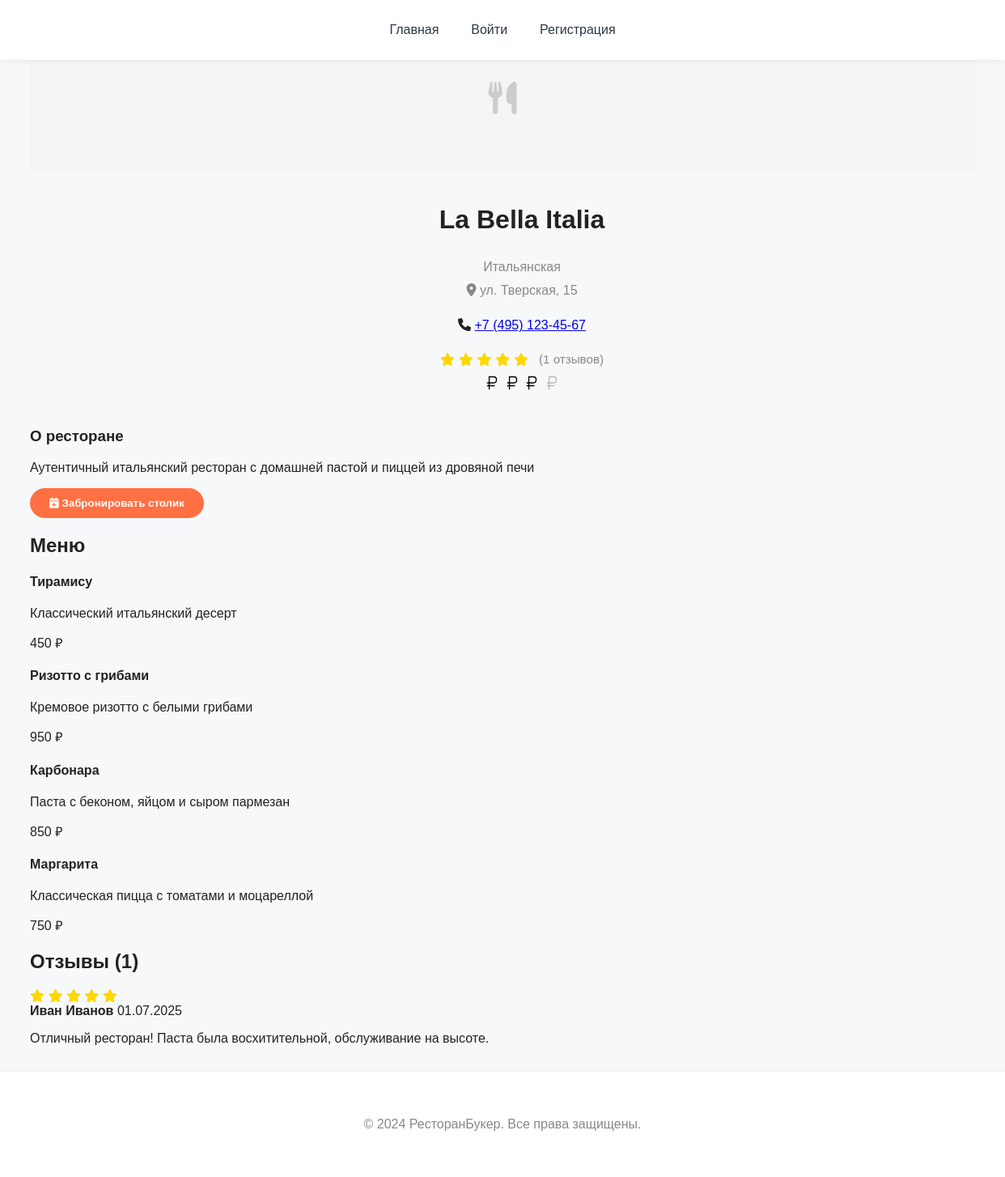
Screenshot of /restaurant.php?id=1 with the database file from the repository.
### tables this page shows
CREATE TABLE restaurants (
    id INT AUTO_INCREMENT PRIMARY KEY,
    name VARCHAR(255) NOT NULL,
    description TEXT,
    address VARCHAR(500) NOT NULL,
    phone VARCHAR(20),
    email VARCHAR(255),
    website VARCHAR(255),
    cuisine_id INT,
    price_range ENUM('1', '2', '3', '4') DEFAULT '2',
    image VARCHAR(255),
    admin_id INT,
    is_active BOOLEAN DEFAULT TRUE,
    created_at TIMESTAMP DEFAULT CURRENT_TIMESTAMP,
    updated_at TIMESTAMP DEFAULT CURRENT_TIMESTAMP ON UPDATE CURRENT_TIMESTAMP,
    FOREIGN KEY (cuisine_id) REFERENCES cuisines(id),
    FOREIGN KEY (admin_id) REFERENCES users(id)
);

CREATE TABLE cuisines (
    id INT AUTO_INCREMENT PRIMARY KEY,
    name VARCHAR(100) NOT NULL,
    description TEXT,
    created_at TIMESTAMP DEFAULT CURRENT_TIMESTAMP
);

CREATE TABLE menu_items (
    id INT AUTO_INCREMENT PRIMARY KEY,
    restaurant_id INT NOT NULL,
    name VARCHAR(255) NOT NULL,
    description TEXT,
    price DECIMAL(10,2) NOT NULL,
    category VARCHAR(100),
    is_available BOOLEAN DEFAULT TRUE,
    created_at TIMESTAMP DEFAULT CURRENT_TIMESTAMP,
    FOREIGN KEY (restaurant_id) REFERENCES restaurants(id) ON DELETE CASCADE
);

CREATE TABLE reviews (
    id INT AUTO_INCREMENT PRIMARY KEY,
    user_id INT NOT NULL,
    restaurant_id INT NOT NULL,
    rating INT NOT NULL CHECK (rating >= 1 AND rating <= 5),
    comment TEXT,
    created_at TIMESTAMP DEFAULT CURRENT_TIMESTAMP,
    FOREIGN KEY (user_id) REFERENCES users(id),
    FOREIGN KEY (restaurant_id) REFERENCES restaurants(id)
);

CREATE TABLE users (
    id INT AUTO_INCREMENT PRIMARY KEY,
    email VARCHAR(255) UNIQUE NOT NULL,
    password VARCHAR(255) NOT NULL,
    name VARCHAR(255) NOT NULL,
    phone VARCHAR(20),
    role ENUM('user', 'admin', 'restaurant_admin') DEFAULT 'user',
    created_at TIMESTAMP DEFAULT CURRENT_TIMESTAMP,
    updated_at TIMESTAMP DEFAULT CURRENT_TIMESTAMP ON UPDATE CURRENT_TIMESTAMP
);

### includes/functions.php (called while the page is built, shortened)
<?php
require_once __DIR__ . '/../config/database.php';
function getRestaurantById($id) {
    $sql = "SELECT r.*, c.name as cuisine_name,
            COALESCE(AVG(rev.rating), 0) as rating,
            COUNT(rev.id) as rating_count
            FROM restaurants r
            LEFT JOIN cuisines c ON r.cuisine_id = c.id
            LEFT JOIN reviews rev ON r.id = rev.restaurant_id
            WHERE r.id = ?
            GROUP BY r.id";
    $stmt = executeQuery($sql, [$id]);
    return $stmt->fetch();
}
function getRestaurantReviews($restaurantId) {
    $sql = "SELECT r.*, u.name as user_name
            FROM reviews r
            JOIN users u ON r.user_id = u.id
            WHERE r.restaurant_id = ?
            ORDER BY r.created_at DESC";
    $stmt = executeQuery($sql, [$restaurantId]);
    return $stmt->fetchAll();
}
function getRestaurantMenu($restaurantId) {
    $sql = "SELECT * FROM menu_items WHERE restaurant_id = ? ORDER BY category, name";
    $stmt = executeQuery($sql, [$restaurantId]);
    return $stmt->fetchAll();
}
function formatDate($date) {
    return date('d.m.Y', strtotime($date));
}

### config/database.php (called while the page is built, shortened)
<?php
try {
    $pdo = new PDO(
        "mysql:host=" . DB_HOST . ";dbname=" . DB_NAME . ";charset=utf8mb4",
        DB_USER,
        DB_PASS,
        [
            PDO::ATTR_ERRMODE => PDO::ERRMODE_EXCEPTION,
            PDO::ATTR_DEFAULT_FETCH_MODE => PDO::FETCH_ASSOC,
            PDO::ATTR_EMULATE_PREPARES => false
        ]
    );
} catch (PDOException $e) {
    die("Ошибка подключения к базе данных: " . $e->getMessage());
}
function executeQuery($sql, $params = []) {
    global $pdo;
    try {
        $stmt = $pdo->prepare($sql);
        $stmt->execute($params);
        return $stmt;
    } catch (PDOException $e) {
        die("Ошибка выполнения запроса: " . $e->getMessage());
    }
}

### public/restaurant.php (the view, shortened to what this page needs)
<?php
    require_once __DIR__ . '/../config/database.php';
    require_once __DIR__ . '/../includes/functions.php';
    $restaurant_id = $_GET['id'] ?? 0;
    $restaurant = getRestaurantById($restaurant_id);
    $reviews = getRestaurantReviews($restaurant_id);
    $menu = getRestaurantMenu($restaurant_id);
    include __DIR__ . '/../includes/header.php';
?>
<!DOCTYPE html>
<html lang="ru">
<head>
    <link rel="stylesheet" href="assets/css/style.css">
    <link rel="stylesheet" href="assets/css/header.css">
    <link rel="stylesheet" href="assets/css/footer.css">
    <link href="https://cdnjs.cloudflare.com/ajax/libs/font-awesome/6.0.0/css/all.min.css" rel="stylesheet">
</head>
<body>
    <main>
        <div class="container">
            <div class="restaurant-detail">
                <div class="restaurant-header">
                    <div class="restaurant-image">
                        <?php if ($restaurant['image']): ?>
                            <img src="uploads/restaurants/<?= htmlspecialchars($restaurant['image']) ?>" alt="<?= htmlspecialchars($restaurant['name']) ?>">
                        <?php else: ?>
                            <div class="no-image">
                                <i class="fas fa-utensils"></i>
                            </div>
                        <?php endif; ?>
                    </div>
                    <div class="restaurant-info">
                        <h1><?= htmlspecialchars($restaurant['name']) ?></h1>
                        <p class="cuisine"><?= htmlspecialchars($restaurant['cuisine_name']) ?></p>
                        <p class="address">
                            <i class="fas fa-map-marker-alt"></i>
                            <?= htmlspecialchars($restaurant['address']) ?>
                        </p>
                        <?php if ($restaurant['phone']): ?>
                            <p class="phone">
                                <i class="fas fa-phone"></i>
                                <a href="tel:<?= htmlspecialchars($restaurant['phone']) ?>"><?= htmlspecialchars($restaurant['phone']) ?></a>
                            </p>
                        <?php endif; ?>
                        <div class="rating">
                            <?php for ($i = 1; $i <= 5; $i++): ?>
                                <i class="fas fa-star <?= $i <= $restaurant['rating'] ? 'filled' : '' ?>"></i>
                            <?php endfor; ?>
                            <span>(<?= $restaurant['rating_count'] ?> отзывов)</span>
                        </div>
                        <p class="price-range" style="display:flex; align-items:center; gap:0.15em;">
                            <?php
                            $max_price_icons = 4;
                            $active_icons = (int)$restaurant['price_range'];
                            for ($i = 1; $i <= $max_price_icons; $i++):
                                $opacity = $i <= $active_icons ? 1 : 0.25;
                            ?>
                                <span style="display:inline-block; width:22px; height:22px; vertical-align:middle; opacity:<?= $opacity ?>;">
                                    <img src="assets/img/ruble_currency_icon_215811.svg" alt="₽" style="width:100%;height:100%;display:block;filter:<?= $opacity < 1 ? 'grayscale(1)' : 'none' ?>;">
                                </span>
                            <?php endfor; ?>
                        </p>
                    </div>
                </div>
                <?php if ($restaurant['description']): ?>
                    <div class="restaurant-description">
                        <h3>О ресторане</h3>
                        <p><?= nl2br(htmlspecialchars($restaurant['description'])) ?></p>
                    </div>
                <?php endif; ?>
                <div class="restaurant-actions">
                    <button class="btn btn-primary" onclick="showBookingForm()">
                        <i class="fas fa-calendar-plus"></i> Забронировать столик
                    </button>
                </div>
            </div>
            <?php if (!empty($menu)): ?>
                <section class="restaurant-menu">
                    <h2>Меню</h2>
                    <div class="menu-grid">
                        <?php foreach ($menu as $item): ?>
                            <div class="menu-item">
                                <div class="menu-item-info">
                                    <h4><?= htmlspecialchars($item['name']) ?></h4>
                                    <?php if ($item['description']): ?>
                                        <p><?= htmlspecialchars($item['description']) ?></p>
                                    <?php endif; ?>
                                    <span class="price"><?= number_format($item['price'], 0, ',', ' ') ?> ₽</span>
                                </div>
                            </div>
                        <?php endforeach; ?>
                    </div>
                </section>
            <?php endif; ?>
            <section class="restaurant-reviews">
                <h2>Отзывы (<?= count($reviews) ?>)</h2>
                <?php if (empty($reviews)): ?>
                    <p>Пока нет отзывов. Будьте первым!</p>
                <?php else: ?>
                    <div class="reviews-list">
                        <?php foreach ($reviews as $review): ?>
                            <div class="review-item">
                                <div class="review-header">
                                    <div class="review-rating">
                                        <?php for ($i = 1; $i <= 5; $i++): ?>
                                            <i class="fas fa-star<?= $i <= $review['rating'] ? ' filled' : '' ?>" style="color:#ffd700; opacity:<?= $i <= $review['rating'] ? '1' : '0.3' ?>;"></i>
                                        <?php endfor; ?>
                                    </div>
                                    <div class="review-author">
                                        <strong><?= htmlspecialchars($review['user_name']) ?></strong>
                                        <span class="review-date"><?= formatDate($review['created_at']) ?></span>
                                    </div>
                                </div>
                                <div class="review-comment">
                                    <p><?= nl2br(htmlspecialchars($review['comment'])) ?></p>
                                </div>
                            </div>
                        <?php endforeach; ?>
                    </div>
                <?php endif; ?>
            </section>
        </div>
    </main>
    <?php include __DIR__ . '/../includes/footer.php'; ?>
</body>
</html>

### public/assets/css/style.css (style rules this page uses)
body { font-family: 'Montserrat', Arial, sans-serif; margin: 0; padding: 0; background: #f7f8fa; color: #222; }
.btn { padding: 0.7rem 1.5rem; border: none; border-radius: 30px; font-weight: 600; cursor: pointer; transition: background 0.2s, color 0.2s; }
.btn-primary { background: #ff7043; color: #fff; }
.restaurant-image { width: 100%; height: 180px; background: #f5f5f5; display: flex; align-items: center; justify-content: center; overflow: hidden; }
.no-image { font-size: 2.5rem; color: #ccc; }
.restaurant-info { padding: 1.2rem 1.5rem 1.5rem 1.5rem; width: 100%; display: flex; flex-direction: column; align-items: center; text-align: center; gap: 0.5rem; }
.cuisine, .address, .price-range { color: #888; font-size: 1rem; margin: 0.1rem 0; }
.rating { display: flex; align-items: center; gap: 0.3rem; justify-content: center; }
.rating .fa-star { color: #ffd700; opacity: 0.5; }
.rating .fa-star.filled { opacity: 1; }
.rating span { color: #888; font-size: 0.95rem; margin-left: 0.5rem; }
.container { margin-left: auto; margin-right: auto; margin-top: 2rem; margin-bottom: 2rem; max-width: 1200px; padding-left: 1rem; padding-right: 1rem; box-sizing: border-box; }

### rows the page displays
restaurants: name "La Bella Italia", cuisine.name "Итальянская", address "ул. Тверская, 15", phone "+7 (495) 123-45-67", description "Аутентичный итальянский ресторан с домашней пастой и пиццей из дровяной печи"
menu_items: name "Тирамису", description "Классический итальянский десерт", price "450"
menu_items: name "Ризотто с грибами", description "Кремовое ризотто с белыми грибами", price "950"
menu_items: name "Карбонара", description "Паста с беконом, яйцом и сыром пармезан", price "850"
menu_items: name "Маргарита", description "Классическая пицца с томатами и моцареллой", price "750"
reviews: rating 5 (drawn), user.name "Иван Иванов", created_at "01.07.2025", comment "Отличный ресторан! Паста была восхитительной, обслуживание на высоте."

### other values shown
$restaurant['rating_count'] "1"
count($reviews) "1"
